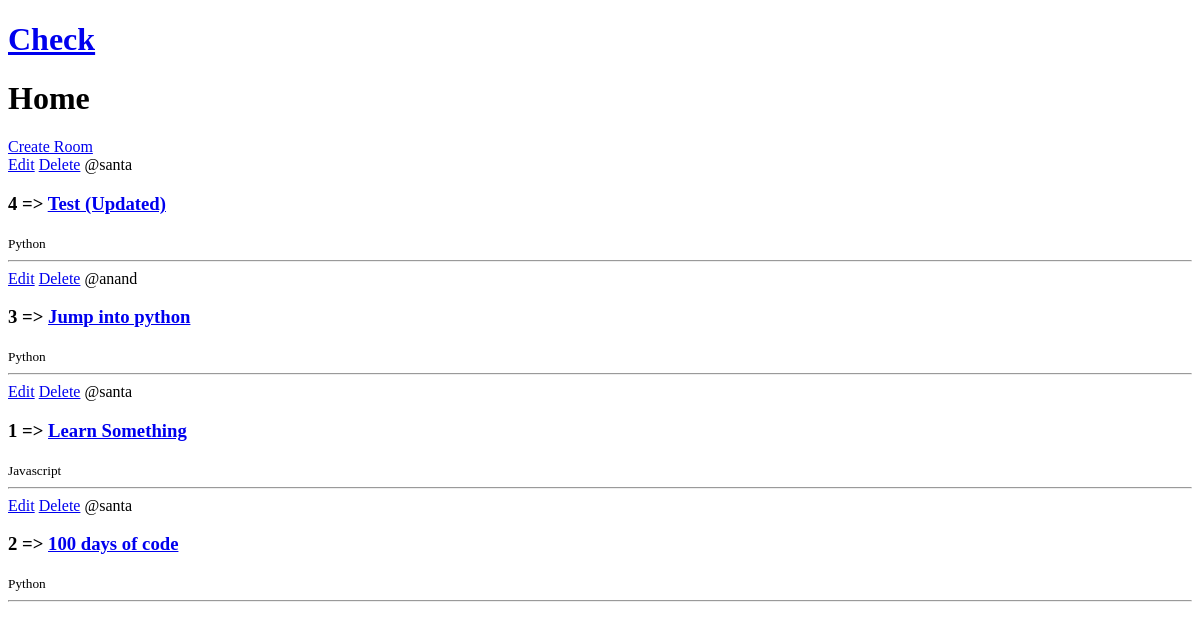
Before: / with the older database file.
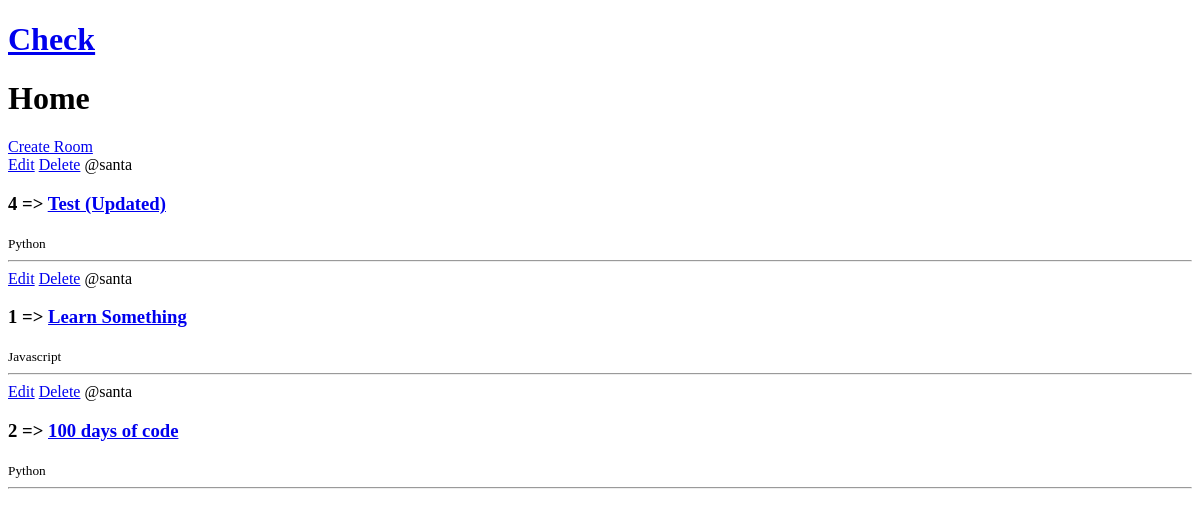
After: the same page with the newer database file.
### base/models.py (models this page shows, shortened)
class Room(models.Model):
    host = models.ForeignKey(User, on_delete = models.CASCADE, null = True)
    topic = models.ForeignKey(Topic, on_delete = models.SET_NULL, null = True)
    name = models.CharField(max_length = 200)
    description = models.TextField(null = True, blank = True)
    updated = models.DateTimeField(auto_now = True)
    created = models.DateTimeField(auto_now_add = True)
    class Meta:
        ordering = ['-updated', '-created']

class Topic(models.Model):
    name = models.CharField(max_length = 150)
    def __str__(self):
        return self.name

### base/views.py (the view)
# urls.py: path('', views.home, name = 'home'),
def home(request):
    rooms = Room.objects.all()
    return render(request,'base/home.html', {'rooms': rooms})

### base/templates/base/home.html (shortened to what this page needs)
<!DOCTYPE html>
<html lang="en">
<head>
</head>
<body>
    {% extends 'main.html' %}
    {% block content%}
    <h1>Home</h1>
    <div>
        <a href="{% url 'create-room' %}">Create Room</a>
        <div>
            {% for room in rooms %}
                <div>
                    <a href="{% url 'update-room' room.id %}">Edit</a>
                    <a href="{% url 'delete-room' room.id %}">Delete</a>
                    <span> @{{room.host.username}}</span>
                    <h3> {{room.id}} => <a href="{% url 'room' room.id %}">{{room.name}}</a> </h3>
                    <small>{{room.topic}}</small>
                    <hr />
                </div>
            {% endfor %}
        </div>
    </div>
    {% endblock content%}

### templates/main.html (shortened to what this page needs)
<!DOCTYPE html>
<html lang="en">
<head>
</head>
<body>
    {% include 'nav.html' %}
    {% block content %}
    {% endblock content %}
</body>
</html>

### templates/nav.html (shortened to what this page needs)
<!DOCTYPE html>
<html lang="en">
<head>
</head>
<body>
    <a href="/"><h1>Check</h1></a>
</body>
</html>

Changed rows visible on the page:
removed Room: host.username "anand", id "3", name "Jump into python", topic "Python"
